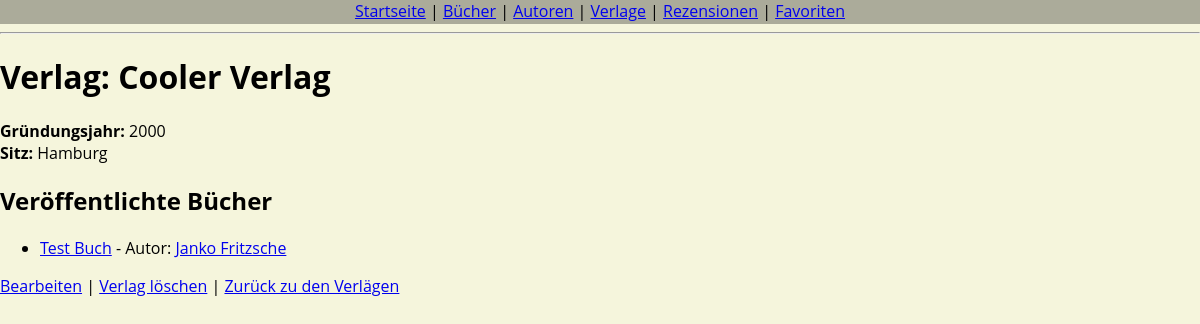
Screenshot of /publishers/6/ with the database file from the repository.
### library/models.py (models this page shows, shortened)
class Publisher(models.Model):
    Name = models.CharField(max_length=200)
    Gründungsjahr = models.PositiveIntegerField(null=True, blank=True)
    Sitz = models.CharField(max_length=200, blank=True)
    Beschreibung = models.TextField(blank=True)

class BookItem(models.Model):
    Titel = models.CharField(max_length=200)
    Author = models.ForeignKey(Author, on_delete=models.SET_NULL, null=True, blank=True)
    Veröffentlichungsdatum = models.DateField(default=date.today)
    Publisher = models.ForeignKey(Publisher, on_delete=models.CASCADE, null=True, blank=True)
    Genre = models.CharField(max_length=100, blank=True)
    Beschreibung = models.TextField(blank=True)

class Author(models.Model):
    Vorname = models.CharField(max_length=100)
    Nachname = models.CharField(max_length=100)
    Geburtsdatum = models.DateField(null=True, blank=True)
    Biografie = models.TextField(blank=True)
    def __str__(self):
        return f"{self.Vorname} {self.Nachname}"

### library/views.py (the view)
# urls.py: path("publishers/<int:pk>/", views.PublisherDetailView.as_view(), name="publisher_detail"),
class PublisherDetailView(DetailView):
    model = Publisher
    template_name = "library/publisher/publisher_detail.html"
    context_object_name = "publisher"

### library/templates/library/publisher/publisher_detail.html
{% extends "library/base.html" %}
{% block content %}
  <h1>Verlag: {{ publisher.Name }}</h1>
  <p>
    <strong>Gründungsjahr:</strong> {{ publisher.Gründungsjahr }}<br>
    <strong>Sitz:</strong> {{ publisher.Sitz }}
  </p>
  <h2>Veröffentlichte Bücher</h2>
  <ul>
    {% for book in publisher.bookitem_set.all %}
      <li>
        <a href="{% url 'book_detail' book.pk %}">{{ book.Titel }}</a>
        - Autor: <a href="{% url 'author_detail' book.Author.pk %}">{{ book.Author }}</a>
      </li>
    {% empty %}
      <li>Dieser Verlag hat noch keine Bücher veröffentlicht.</li>
    {% endfor %}
  </ul>
  <p>
    <a href="{% url 'publisher_update' publisher.pk %}">Bearbeiten</a> |
    <a href="{% url 'publisher_delete' publisher.pk %}">Verlag löschen</a> |
    <a href="{% url 'publisher_list' %}">Zurück zu den Verlägen</a>
  </p>
{% endblock %}

### library/templates/library/base.html (style rules this page uses)
body { font-family: 'Open Sans', sans-serif; background-color: beige; margin: 0; }

### rows the page displays
Publisher: Name "Cooler Verlag", Gründungsjahr "2000", Sitz "Hamburg"
BookItem: Titel "Test Buch", Author "Janko Fritzsche"
